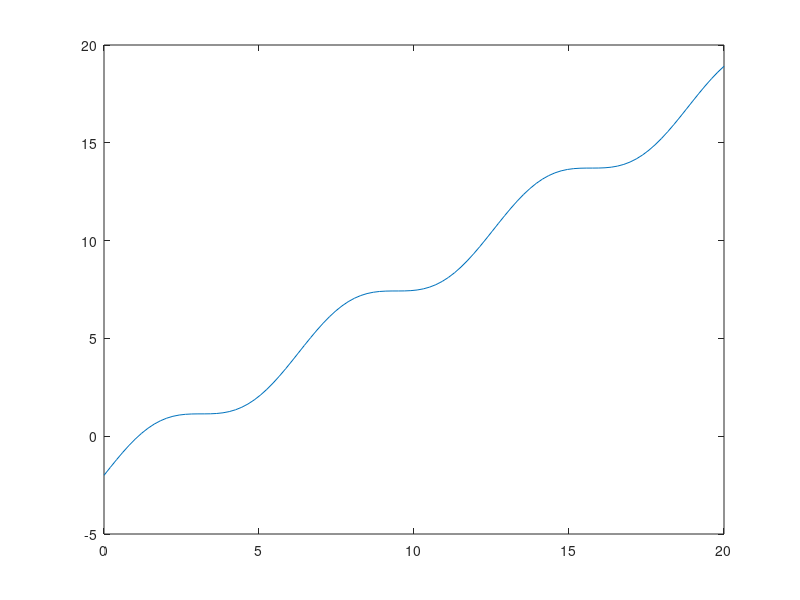

Reproduce this figure in MATLAB.
A = [1 2 -1 1; 9 0 2 0; 1 2 3 3; 5 2 9 6];
b = [0 2 -1 3]';
x = A\b
%%
x = linspace(0, 20);
y = -2 + x + sin(x);
plot(x,y)